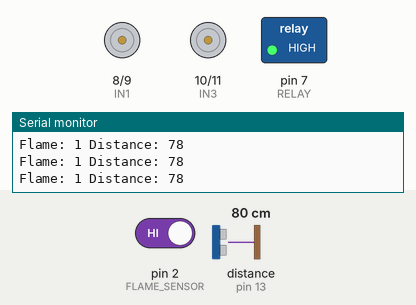
Bench run of a sketch on a simulated Arduino Uno, built with avr-gcc and run on an emulated ATmega328P. On the bench: motor-driver pin pairs drawn as motors (green arrow = first pin HIGH = forward, orange = second pin HIGH = backward, longer = more drive, scaled by the enable pin), switched loads named in the sketch (green lamp = pin HIGH), the last lines printed to the serial monitor. Wiring (inferred from the names in the program): ultrasonic range finder: trigger pin 12; echo pin 13. Dashed ring = blinking. The inputs (shaded band) are chosen by the test bench; at power-on: pin 2 (FLAME_SENSOR) HIGH, distance to the obstacle (sensor on pin 13) 80 cm. The echo pulse lasts 58.3 µs per cm; pins used as bus, display or sensor lines are not drawn.

Above: at 1.2 s.
1.3 s: pin 2 (FLAME_SENSOR) driven LOW
At 1.9 s:
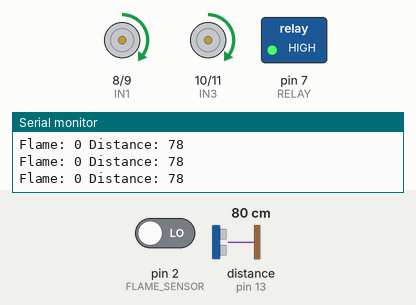
2.8 s: distance to the obstacle (sensor on pin 13) set to 34 cm
4.3 s: distance to the obstacle (sensor on pin 13) set to 30 cm
At 5.1 s:
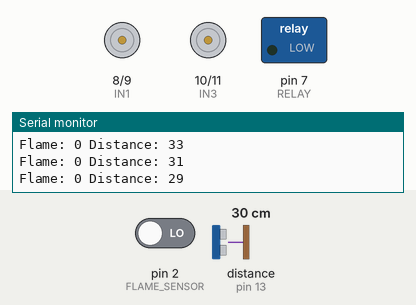
7.3 s: distance to the obstacle (sensor on pin 13) set to 60 cm
At 8.6 s:
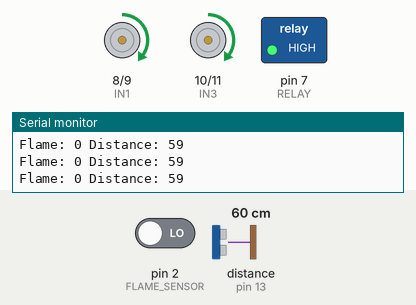
8.9 s: distance to the obstacle (sensor on pin 13) set to 2 cm
At 9.7 s:
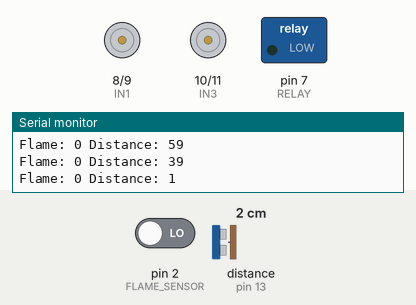
11.9 s: pin 2 (FLAME_SENSOR) driven HIGH
At 12.4 s:
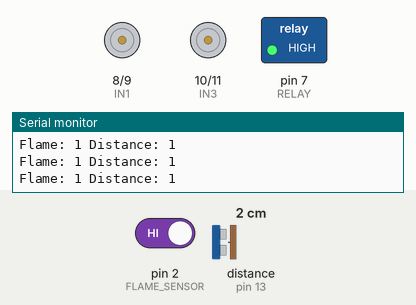
Timing chart, 0 to 14.9 s (numbered marks = the images above; inputs shaded):
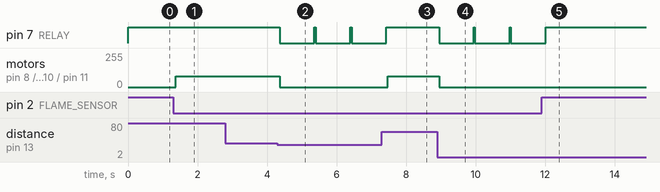

Measured:
- the behaviour switches between 32 and 31 cm on distance to the obstacle (sensor on pin 13) (found by bisection; images 1 and 2)
- after the input at 1.3 s, motor on pin 8 (IN1) / pin 9 (IN2), motor on pin 10 (IN3) / pin 11 (IN4): stopped → forward 80/255 after 0.08 s
- after the input at 4.3 s, pin 7 (RELAY): alternates HIGH for 0.04 s and LOW for 1.0 s, starting after 0.06 s; motor on pin 8 (IN1) / pin 9 (IN2), motor on pin 10 (IN3) / pin 11 (IN4): forward 80/255 → stopped after 0.06 s
- after the input at 7.3 s, pin 7 (RELAY): goes on until 7.4 s, then stays HIGH; motor on pin 8 (IN1) / pin 9 (IN2), motor on pin 10 (IN3) / pin 11 (IN4): stopped → forward 80/255 after 0.18 s
- after the input at 8.9 s, pin 7 (RELAY): alternates HIGH for 0.03 s and LOW for 1.0 s, starting after 0.05 s; motor on pin 8 (IN1) / pin 9 (IN2), motor on pin 10 (IN3) / pin 11 (IN4): forward 80/255 → stopped after 0.05 s
- after the input at 11.9 s, pin 7 (RELAY): goes on until 12.0 s, then stays HIGH

The sketch:

code.ino
```cpp
#define FLAME_SENSOR 2
#define RELAY 7
#define TRIG 12
#define ECHO 13
#define IN1 8
#define IN2 9
#define IN3 10
#define IN4 11
#define ENA 5
#define ENB 6

bool pumpActive = false;

long getDistance() {
  long sum = 0;
  int valid = 0;
  for (int i = 0; i < 3; i++) {
    digitalWrite(TRIG, LOW);
    delayMicroseconds(2);
    digitalWrite(TRIG, HIGH);
    delayMicroseconds(10);
    digitalWrite(TRIG, LOW);
    long duration = pulseIn(ECHO, HIGH, 30000);
    if (duration > 0) {
      sum += duration * 0.034 / 2;
      valid++;
    }
    delay(10);
  }
  if (valid == 0) return 999;
  return sum / valid;
}

void setup() {
  pinMode(FLAME_SENSOR, INPUT);
  pinMode(RELAY, OUTPUT);
  pinMode(TRIG, OUTPUT);
  pinMode(ECHO, INPUT);
  pinMode(IN1, OUTPUT); pinMode(IN2, OUTPUT);
  pinMode(IN3, OUTPUT); pinMode(IN4, OUTPUT);
  pinMode(ENA, OUTPUT); pinMode(ENB, OUTPUT);
  digitalWrite(RELAY, HIGH); // pump OFF
  Serial.begin(9600);
}

void forward() {
  digitalWrite(IN1, HIGH); digitalWrite(IN2, LOW);
  digitalWrite(IN3, HIGH); digitalWrite(IN4, LOW);
  analogWrite(ENA, 80);
  analogWrite(ENB, 80);
}

void stopMotor() {
  digitalWrite(IN1, LOW); digitalWrite(IN2, LOW);
  digitalWrite(IN3, LOW); digitalWrite(IN4, LOW);
  analogWrite(ENA, 0);
  analogWrite(ENB, 0);
}

void loop() {
  int flame = digitalRead(FLAME_SENSOR);
  long distance = getDistance();
  Serial.print("Flame: "); Serial.print(flame);
  Serial.print(" Distance: "); Serial.println(distance);

  if (flame == LOW) {
    forward();
    if (distance <= 30 && distance != 999 && pumpActive == false) {
      stopMotor();
      pumpActive = true;
      digitalWrite(RELAY, LOW);  // pump ON
      delay(1000);               // spray
      digitalWrite(RELAY, HIGH); // pump OFF
      pumpActive = false;
    }
    return;
  }
  stopMotor();
  digitalWrite(RELAY, HIGH);
  pumpActive = false;
}
```
